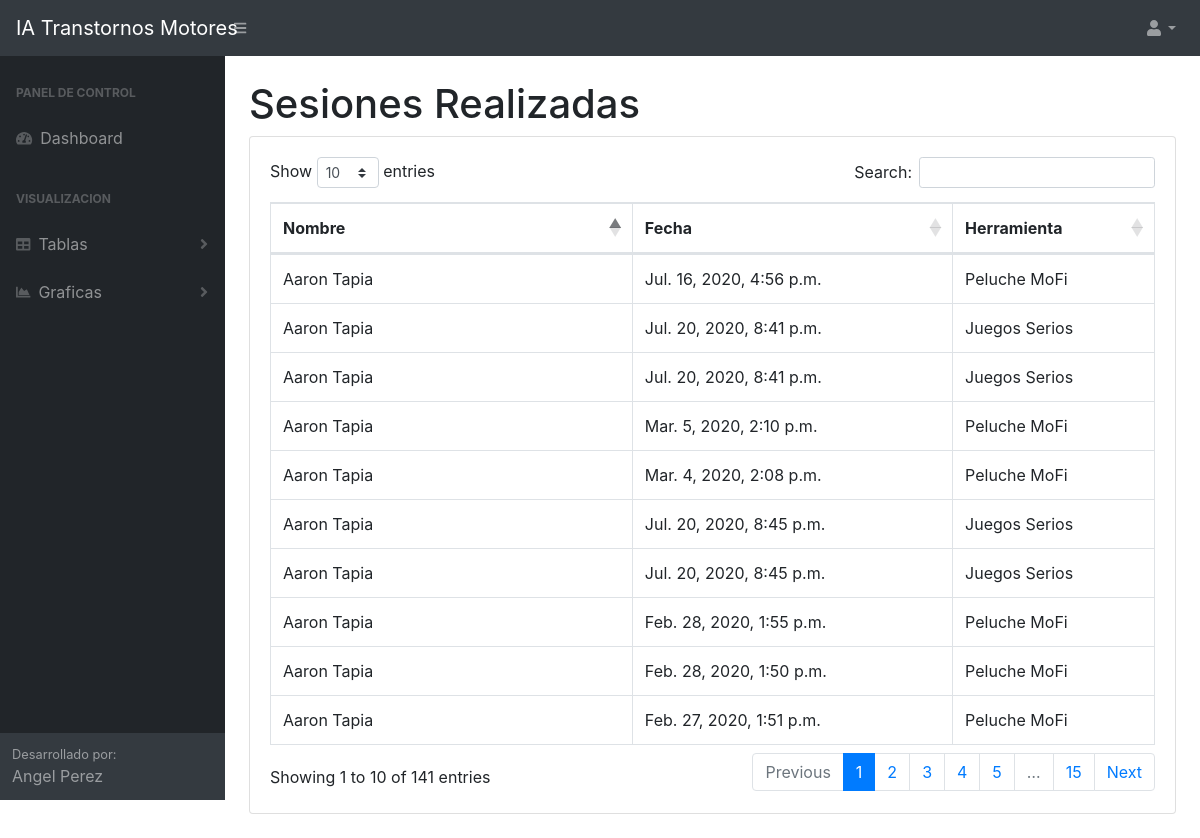
The page /dashboard/sesiones/ (signed in) on the database its author committed.
### sesion/models.py (models this page shows, shortened)
class Sesion(models.Model):
    id       = models.AutoField(primary_key=True)
    Estudiante   = models.ForeignKey(Estudiante, verbose_name="Estudiante", on_delete=models.CASCADE)
    fecha    = models.DateTimeField(auto_now=True, verbose_name="Fecha de Sesion")
    PelucheMoFi = 'Peluche MoFi'
    JuegosSerios= 'Juegos Serios'
    TableroMoFi = 'Tablero Mofi'
    TableroMoPe = 'Tablero MoPe'
    Varita      = 'Varita'
    Herramienta_Sesion = [
        (PelucheMoFi, 'Peluche MoFi'),
        (JuegosSerios,'Juegos Serios'),
        (TableroMoFi, 'Tablero Mofi'),
        (TableroMoPe, 'Tablero MoPe'),
        (Varita, 'Varita'),
    ]
    Herramienta = models.CharField(max_length=60,choices=Herramienta_Sesion, default=PelucheMoFi, verbose_name="Herramienta usada")
    class Meta:
        verbose_name = "sesion"
        verbose_name_plural = "sesiones"
        ordering = ['-id']

### estudiante/models.py (models this page shows, shortened)
class Estudiante(models.Model):
    id      = models.AutoField(primary_key=True)
    nombre  = models.CharField(max_length=100, verbose_name="Nombre")
    edad_cron_mes = models.PositiveIntegerField(verbose_name="Edad Cronologica Meses")
    edad_eval_mes = models.PositiveIntegerField(verbose_name="Edad Evaluacion Meses")
    puntuacion    = models.FloatField(verbose_name="Total area Motora ")
    puntuacionMF  = models.FloatField(default=0, verbose_name="Puntuacion tipica motricidad fina ")
    puntuacionMP  = models.FloatField(default=0, verbose_name="Puntuacion tipica motricidad perceptiva")
    MASCULINO = 'Masculino'
    FEMENINO  = 'Femenino'
    SEXO_Option = [
        (MASCULINO, 'Masculino'),
        (FEMENINO, 'Femenino'),
    ]
    sexo = models.CharField(max_length=10, choices=SEXO_Option, default=MASCULINO, verbose_name="Sexo")
    DIESTRO = 'Diestro'
    ZURDO  = 'Zurdo'
    LATERALIDAD_Option = [
        (DIESTRO, 'Diestro'),
        (ZURDO, 'Zurdo'),
    ]
    lateralidad = models.CharField(max_length=10, choices=LATERALIDAD_Option, default=DIESTRO, verbose_name="Lateralidad")
    unidad_edu  = models.CharField(max_length=100, verbose_name="Unidad Educativa")
    nivel   = models.CharField(max_length=100, verbose_name="Nivel")
    ciudad  = models.CharField(max_length=100, verbose_name="Ciudad")
    class Meta:
        verbose_name = "estudiante"
        verbose_name_plural = "estudiantes"
        ordering = ['id']

### dashboard/views.py (the view)
# urls.py: path('sesiones/',SesiTableView.as_view(), name='ses'),
class SesiTableView(TemplateView):
    template_name = 'dashboard/sesiones.html'
    def get_context_data(self, **kwargs):
        if self.request.user.is_authenticated:
            context = super().get_context_data(**kwargs)
            context["qs"]=Sesion.objects.all()
            return context

### dashboard/templates/dashboard/sesiones.html
{% extends "dashboard/base.html" %}
{% load static %}
{% block content %}
            <div id="layoutSidenav_content">
                <main>
                    <div class="container-fluid">
                        <h1 class="mt-4">Sesiones Realizadas</h1>
                        <div class="card mb-4">
                            <div class="card-body">
                                <div class="table-responsive">
                                    <table class="table table-bordered" id="dataTable" width="100%" cellspacing="0">
                                        <thead>
                                            <tr>
                                                <th>Nombre</th>
                                                <th>Fecha</th>
                                                <th>Herramienta</th>
                                            </tr>
                                        </thead>
                                        <tbody>
                                        {% for item in qs %}
                                            <tr>
                                                <td>{{ item.Estudiante.nombre }}</td>
                                                <td>{{ item.fecha }}</td>
                                                <td>{{item.Herramienta}}</td>
                                            </tr>
                                            {% endfor %}
                                        </tbody>
                                    </table>
                                </div>
                            </div>
                        </div>
                    </div>
                </main>
            </div>
{% endblock %}

### rows shown on the page
Sesion: Estudiante.nombre "Aaron Tapia", fecha "Jul. 16, 2020, 4:56 p.m.", Herramienta "Peluche MoFi"
Sesion: Estudiante.nombre "Aaron Tapia", fecha "Jul. 20, 2020, 8:41 p.m.", Herramienta "Juegos Serios"
Sesion: Estudiante.nombre "Aaron Tapia", fecha "Jul. 20, 2020, 8:41 p.m.", Herramienta "Juegos Serios"
Sesion: Estudiante.nombre "Aaron Tapia", fecha "Mar. 5, 2020, 2:10 p.m.", Herramienta "Peluche MoFi"
Sesion: Estudiante.nombre "Aaron Tapia", fecha "Mar. 4, 2020, 2:08 p.m.", Herramienta "Peluche MoFi"
Sesion: Estudiante.nombre "Aaron Tapia", fecha "Jul. 20, 2020, 8:45 p.m.", Herramienta "Juegos Serios"
Sesion: Estudiante.nombre "Aaron Tapia", fecha "Jul. 20, 2020, 8:45 p.m.", Herramienta "Juegos Serios"
Sesion: Estudiante.nombre "Aaron Tapia", fecha "Feb. 28, 2020, 1:55 p.m.", Herramienta "Peluche MoFi"
Sesion: Estudiante.nombre "Aaron Tapia", fecha "Feb. 28, 2020, 1:50 p.m.", Herramienta "Peluche MoFi"
Sesion: Estudiante.nombre "Aaron Tapia", fecha "Feb. 27, 2020, 1:51 p.m.", Herramienta "Peluche MoFi"
